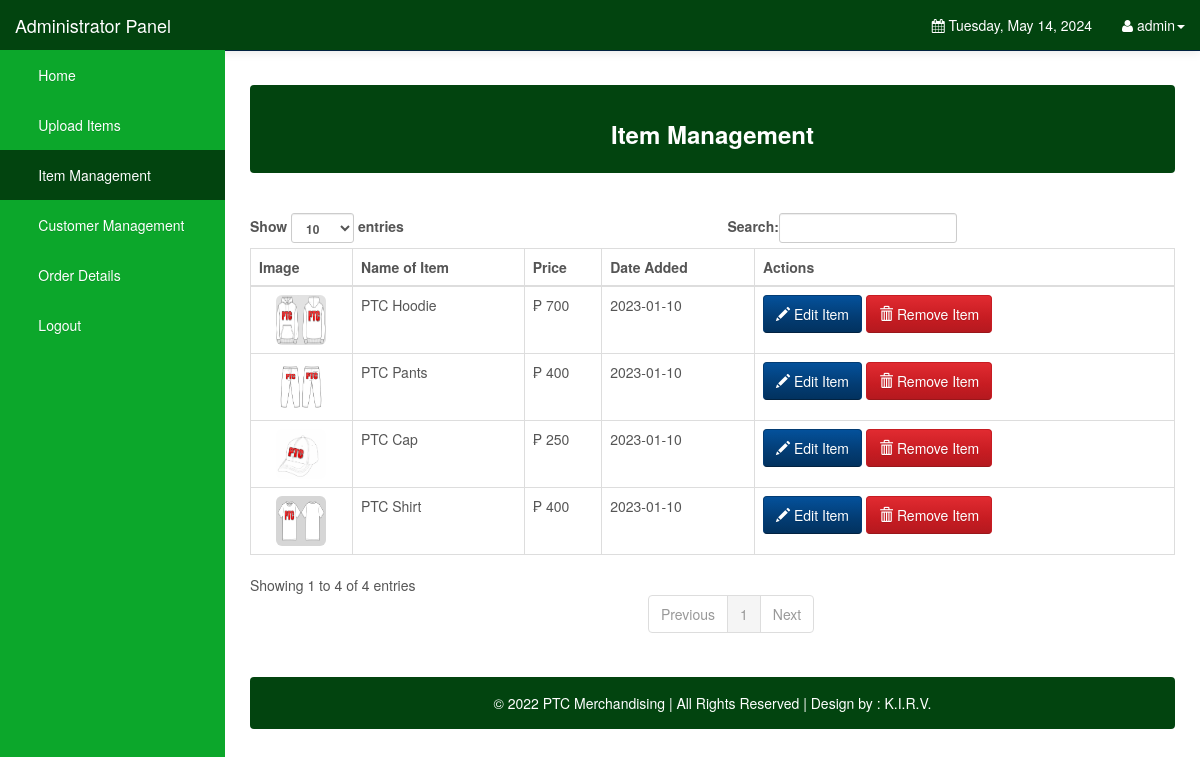
The page /Admin/items.php (signed in) on the database its author committed.
### tables this page shows
CREATE TABLE `items` (
  `item_id` int(10) UNSIGNED NOT NULL,
  `item_name` varchar(5000) NOT NULL DEFAULT '',
  `item_price` double DEFAULT NULL,
  `item_image` varchar(5000) NOT NULL DEFAULT '',
  `item_date` date NOT NULL DEFAULT '0000-00-00'
);

### Admin/items.php (the view, shortened to what this page needs)
<!DOCTYPE html>
<html lang="en">
<head>
    <link rel="stylesheet" type="text/css" href="bootstrap/css/bootstrap.min.css" />
    <link rel="stylesheet" type="text/css" href="font-awesome/css/font-awesome.min.css" />
    <link rel="stylesheet" type="text/css" href="css/local.css" />
</head>
<body>
    <div id="wrapper">
        <nav class="navbar navbar-inverse navbar-fixed-top" role="navigation">
            <div class="navbar-header">
                <a class="navbar-brand" href="index.php">Administrator Panel</a>
            </div>
            <div class="collapse navbar-collapse navbar-ex1-collapse">
                <ul class="nav navbar-nav side-nav">
                    <li><a href="index.php"> &nbsp; &nbsp; &nbsp; Home</a></li>
					<li><a data-toggle="modal" data-target="#uploadModal"> &nbsp; &nbsp; &nbsp; Upload Items</a></li>
					<li class="active"><a href="items.php"> &nbsp; &nbsp; &nbsp; Item Management</a></li>
					<li><a href="customers.php"> &nbsp; &nbsp; &nbsp; Customer Management</a></li>
					<li><a href="orderdetails.php"> &nbsp; &nbsp; &nbsp; Order Details</a></li>
					<li><a href="logout.php"> &nbsp; &nbsp; &nbsp; Logout</a></li>
                </ul>
                <ul class="nav navbar-nav navbar-right navbar-user">
                    <li class="dropdown messages-dropdown">
                        <a href="#"><i class="fa fa-calendar"></i>  <?php
                            $Today=date('y:m:d');
                            $new=date('l, F d, Y',strtotime($Today));
                            echo $new; ?></a>
                    </li>
                     <li class="dropdown user-dropdown">
                        <a href="#" class="dropdown-toggle" data-toggle="dropdown"><i class="fa fa-user"></i> <?php   extract($_SESSION); echo $admin_username; ?><b class="caret"></b></a>
                    </li>
                </ul>
            </div>
        </nav>
        <div id="page-wrapper">
			 <div class="alert alert-default" style="color:white;background-color:#02440f">
                          <center> <h3><strong>Item Management</strong> </h3></center>
						  </div>
						  <br />
<div class="table-responsive">
            <table class="display table table-bordered" id="example" cellspacing="0" width="100%">
              <thead>
                <tr>
                  <th>Image</th>
                  <th>Name of Item</th>
				  <th>Price</th>
				  <th>Date Added</th>
                  <th>Actions</th>
                </tr>
              </thead>
              <tbody>
			  <?php
include("config.php");
	$stmt = $DB_con->prepare('SELECT * FROM items');
	$stmt->execute();
	if($stmt->rowCount() > 0)
	{
		while($row=$stmt->fetch(PDO::FETCH_ASSOC))
		{
			extract($row);
			?>
                <tr>
                  <td>
				<center> <img src="item_images/<?php echo $item_image; ?>" class="img img-rounded"  width="50" height="50" /></center>
				 </td>
                 <td><?php echo $item_name; ?></td>
				 <td>&#8369; <?php echo $item_price; ?></td>
				 <td><?php echo $item_date; ?></td>
				 <td>
				 <a class="btn btn-info" href="edititem.php?edit_id=<?php echo $row['item_id']; ?>" title="click for edit" onclick="return confirm('Are you sure edit this item?')"><span class='glyphicon glyphicon-pencil'></span> Edit Item</a>
                  <a class="btn btn-danger" href="?delete_id=<?php echo $row['item_id']; ?>" title="click for delete" onclick="return confirm('Are you sure to remove this item?')"><span class='glyphicon glyphicon-trash'></span> Remove Item</a>
                  </td>
                </tr>
              <?php
		}
		echo "</tbody>";
		echo "</table>";
		echo "</div>";
		echo "<br />";
		echo '<div class="alert alert-default" style="background-color:#02440f;">
                       <p style="color:white;text-align:center;">
                       © 2022 PTC Merchandising | All Rights Reserved | Design by : K.I.R.V.
						</p>
                    </div>
	</div>';
		echo "</div>";
	}
?>
	<br />
	<br />
</body>
</html>

### Admin/css/local.css (style rules this page uses)
#wrapper { padding-left: 0; }
#page-wrapper { width: 100%; padding: 5px 15px; }
body { font-family: "Helvetica Neue", Helvetica, Arial, sans-serif; font-size: 14px; line-height: 1.42857143; color: #555555; background-color: #ffffff; }
.btn { display: inline-block; margin-bottom: 0; font-weight: normal; text-align: center; vertical-align: middle; cursor: pointer; background-image: none; border: 1px solid transparent; white-space: nowrap; padding: 8px 12px; font-size: 14px; line-height: 1.42857143; border-radius: 4px; -webkit-user-select: none; -moz-user-select: none; -ms-user-select: none; user-select: none; }
.btn-info { color: #ffffff; background-color: #033c73; border-color: #033c73; }
.btn-danger { color: #ffffff; background-color: #c71c22; border-color: #c71c22; }
.navbar-inverse { background-color: #033c73; border-color: #022f5a; }
.navbar-inverse .navbar-brand { color: #ffffff; }
.navbar-inverse .navbar-nav > li > a { color: #ffffff; }
.navbar-inverse .navbar-nav > .active > a, .navbar-inverse .navbar-nav > .active > a:hover, .navbar-inverse .navbar-nav > .active > a:focus { color: #ffffff; background-color: #02440f; }
.navbar-inverse .navbar-collapse, .navbar-inverse .navbar-form { border-color: #022a50; }
.navbar { background-image: -webkit-linear-gradient(#54b4eb, #2fa4e7 60%, #1d9ce5); background-image: linear-gradient(#54b4eb, #2fa4e7 60%, #1d9ce5); background-repeat: no-repeat; filter: progid:DXImageTransform.Microsoft.gradient(startColorstr='#ff54b4eb', endColorstr='#ff1d9ce5', GradientType=0); border-bottom: 1px solid #178acc; filter: none; -webkit-box-shadow: 0 1px 10px rgba(0, 0, 0, 0.1); box-shadow: 0 1px 10px rgba(0, 0, 0, 0.1); }
.navbar .navbar-nav > li > a, .navbar-brand { text-shadow: 0 1px 0 rgba(0, 0, 0, 0.1); }
.navbar-inverse { background-image: -webkit-linear-gradient(#04519b, #044687 60%, #033769); background-image: linear-gradient(#02440f, #02440f 60%, #02440f); background-repeat: no-repeat; filter: progid:DXImageTransform.Microsoft.gradient(startColorstr='#ff04519b', endColorstr='#ff033769', GradientType=0); filter: none; border-bottom: 1px solid #022241; }
.btn { text-shadow: 0 1px 0 rgba(0, 0, 0, 0.1); }
.btn-info { background-image: -webkit-linear-gradient(#04519b, #033c73 60%, #02325f); background-image: linear-gradient(#04519b, #033c73 60%, #02325f); background-repeat: no-repeat; filter: progid:DXImageTransform.Microsoft.gradient(startColorstr='#ff04519b', endColorstr='#ff02325f', GradientType=0); filter: none; border-bottom: 1px solid #022241; }
.btn-danger { background-image: -webkit-linear-gradient(#e12b31, #c71c22 60%, #b5191f); background-image: linear-gradient(#e12b31, #c71c22 60%, #b5191f); background-repeat: no-repeat; filter: progid:DXImageTransform.Microsoft.gradient(startColorstr='#ffe12b31', endColorstr='#ffb5191f', GradientType=0); filter: none; border-bottom: 1px solid #9a161a; }
.clearfix:before, .clearfix:after, .container:before, .container:after, .container-fluid:before, .container-fluid:after, .row:before, .row:after, .form-horizontal .form-group:before, .form-horizontal .form-group:after, .btn-toolbar:before, .btn-toolbar:after, .btn-group-vertical > .btn-group:before, .btn-group-vertical > .btn-group:after, .nav:before, .nav:after, .navbar:before, .navbar:after, .navbar-header:before, .navbar-header:after, .navbar-collapse:before, .navbar-collapse:after, .pager:before, .pager:after, .panel-body:before, .panel-body:after, .modal-footer:before, .modal-footer:after { content: " "; display: table; }
.clearfix:after, .container:after, .container-fluid:after, .row:after, .form-horizontal .form-group:after, .btn-toolbar:after, .btn-group-vertical > .btn-group:after, .nav:after, .navbar:after, .navbar-header:after, .navbar-collapse:after, .pager:after, .panel-body:after, .modal-footer:after { clear: both; }
a { color: #2fa4e7; text-decoration: none; }
@media (min-width:768px) { #wrapper { padding-left: 225px; } }
@media (min-width:768px) { #page-wrapper { padding: 15px 25px; } }
@media (min-width:768px) { .side-nav { margin-left: -225px; left: 225px; width: 225px; position: fixed; top: 50px; height: 100%; border-radius: 0; border: none; background-color: #0ca72b; overflow-y: auto; } }
@media (min-width:768px) { .side-nav>li>a { width: 225px; } }
@media (min-width:768px) { .navbar-collapse { padding-left: 15px !important; padding-right: 15px !important; } }

### rows shown on the page
items: item_image (picture), item_name "PTC Hoodie", item_price "700", item_date "2023-01-10"
items: item_image (picture), item_name "PTC Pants", item_price "400", item_date "2023-01-10"
items: item_image (picture), item_name "PTC Cap", item_price "250", item_date "2023-01-10"
items: item_image (picture), item_name "PTC Shirt", item_price "400", item_date "2023-01-10"

### other values the page prints
$admin_username "admin"
